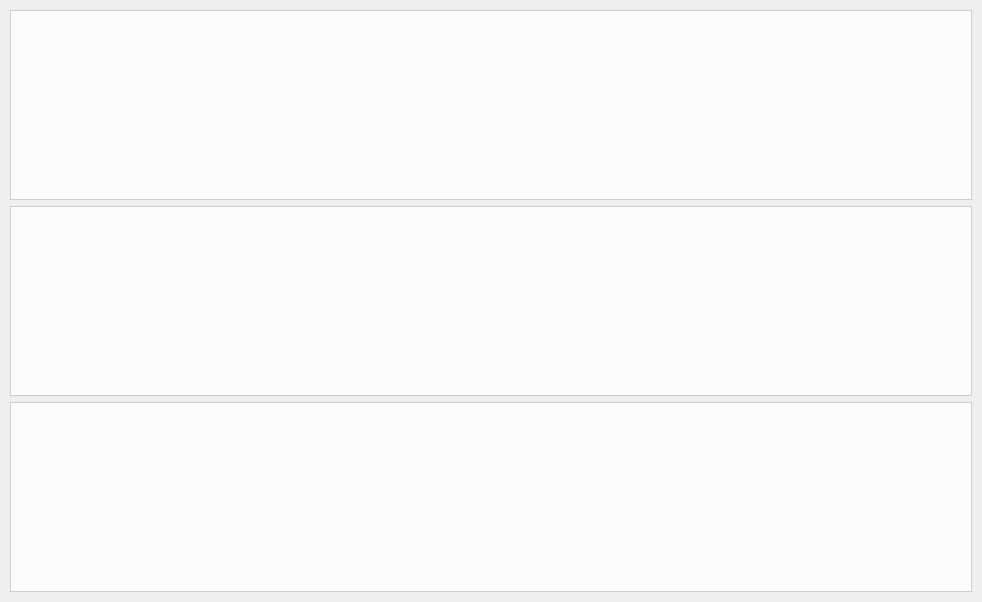
                                  <widget class="QWidget" name="scrollAreaWidgetContents_3">
                                   <property name="geometry">
                                    <rect>
                                     <x>0</x>
                                     <y>0</y>
                                     <width>982</width>
                                     <height>602</height>
                                    </rect>
                                   </property>
                                   <layout class="QVBoxLayout" name="verticalLayout_82">
                                    <property name="leftMargin">
                                     <number>10</number>
                                    </property>
                                    <property name="topMargin">
                                     <number>10</number>
                                    </property>
                                    <property name="rightMargin">
                                     <number>10</number>
                                    </property>
                                    <property name="bottomMargin">
                                     <number>10</number>
                                    </property>
                                    <item>
                                     <widget class="QFrame" name="frame_17">
                                      <property name="minimumSize">
                                       <size>
                                        <width>0</width>
                                        <height>190</height>
                                       </size>
                                      </property>
                                      <property name="maximumSize">
                                       <size>
                                        <width>16777215</width>
                                        <height>190</height>
                                       </size>
                                      </property>
                                      <property name="styleSheet">
                                       <string notr="true">background-color:rgba(255,255,255,0.8);</string>
                                      </property>
                                      <property name="frameShape">
                                       <enum>QFrame::StyledPanel</enum>
                                      </property>
                                      <property name="frameShadow">
                                       <enum>QFrame::Raised</enum>
                                      </property>
                                     </widget>
                                    </item>
                                    <item>
                                     <widget class="QFrame" name="frame_18">
                                      <property name="minimumSize">
                                       <size>
                                        <width>0</width>
                                        <height>190</height>
                                       </size>
                                      </property>
                                      <property name="maximumSize">
                                       <size>
                                        <width>16777215</width>
                                        <height>190</height>
                                       </size>
                                      </property>
                                      <property name="styleSheet">
                                       <string notr="true">background-color:rgba(255,255,255,0.8);</string>
                                      </property>
                                      <property name="frameShape">
                                       <enum>QFrame::StyledPanel</enum>
                                      </property>
                                      <property name="frameShadow">
                                       <enum>QFrame::Raised</enum>
                                      </property>
                                     </widget>
                                    </item>
                                    <item>
                                     <widget class="QFrame" name="frame_30">
                                      <property name="minimumSize">
                                       <size>
                                        <width>0</width>
                                        <height>190</height>
                                       </size>
                                      </property>
                                      <property name="maximumSize">
                                       <size>
                                        <width>16777215</width>
                                        <height>190</height>
                                       </size>
                                      </property>
                                      <property name="styleSheet">
                                       <string notr="true">background-color:rgba(255,255,255,0.8);</string>
                                      </property>
                                      <property name="frameShape">
                                       <enum>QFrame::StyledPanel</enum>
                                      </property>
                                      <property name="frameShadow">
                                       <enum>QFrame::Raised</enum>
                                      </property>
                                     </widget>
                                    </item>
                                   </layout>
                                  </widget>
